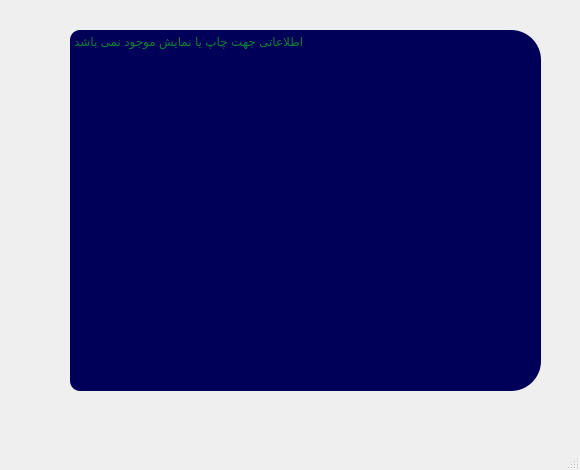
<?xml version="1.0" encoding="UTF-8"?>
<ui version="4.0">
 <class>main</class>
 <widget class="QMainWindow" name="main">
  <property name="geometry">
   <rect>
    <x>0</x>
    <y>0</y>
    <width>580</width>
    <height>470</height>
   </rect>
  </property>
  <property name="minimumSize">
   <size>
    <width>580</width>
    <height>470</height>
   </size>
  </property>
  <property name="maximumSize">
   <size>
    <width>580</width>
    <height>470</height>
   </size>
  </property>
  <property name="windowTitle">
   <string>MainWindow</string>
  </property>
  <widget class="QWidget" name="pageFrame">
   <property name="styleSheet">
    <string notr="true"/>
   </property>
   <widget class="QFrame" name="show_data_frame">
    <property name="geometry">
     <rect>
      <x>70</x>
      <y>30</y>
      <width>471</width>
      <height>361</height>
     </rect>
    </property>
    <property name="styleSheet">
     <string notr="true">border-radius: 30px;
background-color: rgb(0, 0, 89);</string>
    </property>
    <property name="frameShape">
     <enum>QFrame::StyledPanel</enum>
    </property>
    <property name="frameShadow">
     <enum>QFrame::Raised</enum>
    </property>
    <widget class="QScrollArea" name="scrollArea">
     <property name="geometry">
      <rect>
       <x>0</x>
       <y>0</y>
       <width>241</width>
       <height>361</height>
      </rect>
     </property>
     <property name="widgetResizable">
      <bool>true</bool>
     </property>
     <widget class="QWidget" name="scrollAreaWidgetContents">
      <property name="geometry">
       <rect>
        <x>0</x>
        <y>0</y>
        <width>241</width>
        <height>361</height>
       </rect>
      </property>
      <widget class="QTextEdit" name="show_data_textEdit">
       <property name="geometry">
        <rect>
         <x>0</x>
         <y>0</y>
         <width>241</width>
         <height>361</height>
        </rect>
       </property>
       <property name="styleSheet">
        <string notr="true">font: 87 8pt &quot;Arial Black&quot;;
font: 87 10pt &quot;Arial Black&quot;;
font: 87 12pt &quot;Arial Black&quot;;
border-radius: 10px;
color: rgb(12, 255, 12);
background-color: rgb(0, 0, 89);</string>
       </property>
       <property name="lineWrapMode">
        <enum>QTextEdit::NoWrap</enum>
       </property>
       <property name="html">
        <string>&lt;!DOCTYPE HTML PUBLIC &quot;-//W3C//DTD HTML 4.0//EN&quot; &quot;http://www.w3.org/TR/REC-html40/strict.dtd&quot;&gt;
&lt;html&gt;&lt;head&gt;&lt;meta name=&quot;qrichtext&quot; content=&quot;1&quot; /&gt;&lt;style type=&quot;text/css&quot;&gt;
p, li { white-space: pre-wrap; }
&lt;/style&gt;&lt;/head&gt;&lt;body style=&quot; font-family:'Arial Black'; font-size:12pt; font-weight:80; font-style:normal;&quot;&gt;
&lt;p style=&quot;-qt-paragraph-type:empty; margin-top:0px; margin-bottom:0px; margin-left:0px; margin-right:0px; -qt-block-indent:0; text-indent:0px;&quot;&gt;&lt;br /&gt;&lt;/p&gt;&lt;/body&gt;&lt;/html&gt;</string>
       </property>
       <property name="overwriteMode">
        <bool>false</bool>
       </property>
       <property name="placeholderText">
        <string>اطلاعاتی جهت چاپ یا نمایش موجود نمی باشد</string>
       </property>
      </widget>
     </widget>
    </widget>
    <widget class="QLabel" name="show_data_image">
     <property name="geometry">
      <rect>
       <x>280</x>
       <y>20</y>
       <width>171</width>
       <height>211</height>
      </rect>
     </property>
     <property name="text">
      <string/>
     </property>
     <property name="pixmap">
      <pixmap>../../Pictures/icons/show from database.png</pixmap>
     </property>
     <property name="scaledContents">
      <bool>true</bool>
     </property>
    </widget>
   </widget>
  </widget>
  <widget class="QStatusBar" name="statusbar"/>
 </widget>
 <resources/>
 <connections/>
</ui>
